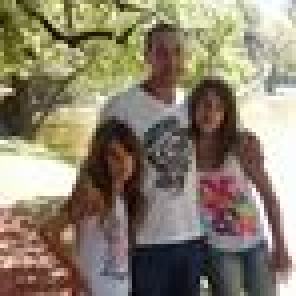
#> input picture scripts/13061976_1047124868659787_5735979009465037803_n.jpg, 74 x 74 px (shown 4 times larger); its folder holds only this picture in this run; the run also reads 1 picture not shown here
$ python feat_ext.py
#> lines starting #> are read from the running program, lines starting #| are printed output that depends on the picture
# -*- coding: utf-8 -*-
"""
Created on Thu Jun 27 10:53:24 2019

@author: lione
"""

import cv2
import numpy as np
from matplotlib import pyplot as plt
import os
import pandas as pd
###histograma 1d - total - sup - inf - cent
###histograma 3d - total - sup - inf - cent
###edges - total - sup - inf - cent


###genero df por tipo de feature - a su interior pueden seguir segmentandose x total/sup/inf/cent

###bins
###imagen total
bins1dt=256
bins3dt=[8,8,8]
binsedt=250

###imagen segmentos
bins1ds=80
bins3ds=[6,6,6]
binseds=250


df_h1dt=list()
df_h1ds=list()
df_h1di=list()
df_h1dc=list()

df_h3dt=list()
df_h3ds=list()
df_h3di=list()
df_h3dc=list()

df_edgest=list()
df_edgess=list()
df_edgesi=list()
df_edgesc=list()

target=list()

###genero vectores para ciu_ita
files=os.listdir()

for i in files:
    try:
        img= cv2.imread(i, -1)
#> img is the input picture: shape (74, 74, 3); mean B, G, R 109.8, 128.8, 139
        sup = img[0:10, 0:74]
        inf = img[64:74, 0:74]
        cent = img[22:58, 22:58]
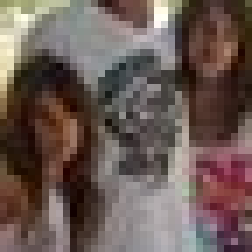
#> cent: shape (36, 36, 3) (shown 7 times larger); mean B, G, R 84.2, 89.9, 106.6


###genero vectores para imagen total

        feat_vec_h1d=list()
        feat_vec_h3d=list()
        feat_vec_edges=list()

    ###vector de histograma 1d
        color = ('b','g','r')
        hist_can=list()
        for channel,col in enumerate(color):
            histr = cv2.calcHist([img],[channel],None,[bins1dt],[0,256])
            hist_can.append(histr)
#> after the loop, hist_can = 3 items


        for i in hist_can:
            for x in i:
                feat_vec_h1d.append(int(x))
#> this loop made 3 passes
#> after the loop, feat_vec_h1d = 768 values, max 154 at index 767, min 0 at index 257, mean 21.39

    ###vector de histograma 3d

        hist=cv2.calcHist([img], [0, 1, 2], None,	bins3dt, [0, 256, 0, 256, 0, 256])

        hist=hist.flatten()
#> hist = 512 values, max 493 at index 511, min 0 at index 3, mean 10.7
        feat_vec_h3d.extend(list(hist))

    ###vector de edges

        edges = cv2.Laplacian(img,2, 3)
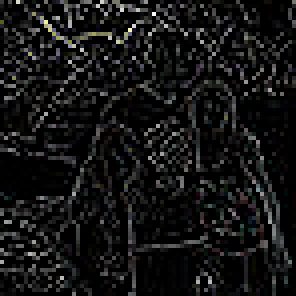
#> edges: shape (74, 74, 3) uint16 (shown 4 times larger); mean B, G, R 25.7, 25.8, 25.8; drawn with min black and max white
        feat_vec_edges.extend(list(cv2.calcHist([edges],[0],None,[binsedt],[0,256]).flatten()))

        df_h1dt.append(feat_vec_h1d)
        df_h3dt.append(feat_vec_h3d)
        df_edgest.append(feat_vec_edges)

###genero vectores para superior

        feat_vec_h1d=list()
        feat_vec_h3d=list()
        feat_vec_edges=list()

    ###vector de histograma 1d
        color = ('b','g','r')
        hist_can=list()
        for channel,col in enumerate(color):
            histr = cv2.calcHist([sup],[channel],None,[bins1ds],[0,256])
            hist_can.append(histr)


        for i in hist_can:
            for x in i:
                feat_vec_h1d.append(int(x))
#> after the loop, feat_vec_h1d = 240 values, max 31 at index 0, min 0 at index 72, mean 9.25

    ###vector de histograma 3d

        hist=cv2.calcHist([sup], [0, 1, 2], None,	bins3ds, [0, 256, 0, 256, 0, 256])

        hist=hist.flatten()
#> hist = 216 values, max 112 at index 136, min 0 at index 2, mean 3.43
        feat_vec_h3d.extend(list(hist))

    ###vector de edges

        edges = cv2.Laplacian(sup,2, 3)
        feat_vec_edges.extend(list(cv2.calcHist([edges],[0],None,[binseds],[0,256]).flatten()))

        df_h1ds.append(feat_vec_h1d)
        df_h3ds.append(feat_vec_h3d)
        df_edgess.append(feat_vec_edges)

###genero vectores para inferior

        feat_vec_h1d=list()
        feat_vec_h3d=list()
        feat_vec_edges=list()

    ###vector de histograma 1d
        color = ('b','g','r')
        hist_can=list()
        for channel,col in enumerate(color):
            histr = cv2.calcHist([inf],[channel],None,[bins1ds],[0,256])
            hist_can.append(histr)


        for i in hist_can:
            for x in i:
                feat_vec_h1d.append(int(x))
#> after the loop, feat_vec_h1d = 240 values, max 46 at index 11, min 0 at index 2, mean 9.25

    ###vector de histograma 3d

        hist=cv2.calcHist([inf], [0, 1, 2], None,	bins3ds, [0, 256, 0, 256, 0, 256])

        hist=hist.flatten()
#> hist = 216 values, max 179 at index 0, min 0 at index 3, mean 3.43
        feat_vec_h3d.extend(list(hist))

    ###vector de edges

        edges = cv2.Laplacian(inf,2, 3)
        feat_vec_edges.extend(list(cv2.calcHist([edges],[0],None,[binseds],[0,256]).flatten()))

        df_h1di.append(feat_vec_h1d)
        df_h3di.append(feat_vec_h3d)
        df_edgesi.append(feat_vec_edges)

###genero vectores para centro

        feat_vec_h1d=list()
        feat_vec_h3d=list()
        feat_vec_edges=list()

    ###vector de histograma 1d
        color = ('b','g','r')
        hist_can=list()
        for channel,col in enumerate(color):
            histr = cv2.calcHist([cent],[channel],None,[bins1ds],[0,256])
            hist_can.append(histr)


        for i in hist_can:
            for x in i:
                feat_vec_h1d.append(int(x))
#> after the loop, feat_vec_h1d = 240 values, max 46 at index 15, min 0 at index 63, mean 16.2

    ###vector de histograma 3d

        hist=cv2.calcHist([cent], [0, 1, 2], None,	bins3ds, [0, 256, 0, 256, 0, 256])

        hist=hist.flatten()
#> hist = 216 values, max 224 at index 129, min 0 at index 3, mean 6
        feat_vec_h3d.extend(list(hist))

    ###vector de edges

        edges = cv2.Laplacian(cent,2, 3)
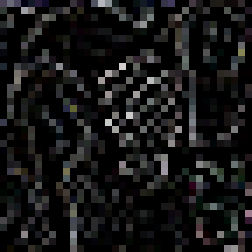
#> edges: shape (36, 36, 3) uint16 (shown 7 times larger); mean B, G, R 22.7, 22.6, 22.7
        feat_vec_edges.extend(list(cv2.calcHist([edges],[0],None,[binseds],[0,256]).flatten()))


        df_h1dc.append(feat_vec_h1d)
        df_h3dc.append(feat_vec_h3d)
        df_edgesc.append(feat_vec_edges)

        target.append(1)

    except:
        pass
files=os.listdir()

for i in files:
    try:
        img= cv2.imread(i, -1)
        sup = img[0:10, 0:74]
        inf = img[64:74, 0:74]
        cent = img[22:58, 22:58]


###genero vectores para imagen total

        feat_vec_h1d=list()
        feat_vec_h3d=list()
        feat_vec_edges=list()

    ###vector de histograma 1d
        color = ('b','g','r')
        hist_can=list()
        for channel,col in enumerate(color):
            histr = cv2.calcHist([img],[channel],None,[bins1dt],[0,256])
            hist_can.append(histr)


        for i in hist_can:
            for x in i:
                feat_vec_h1d.append(int(x))
#> after the loop, feat_vec_h1d = 768 values, max 154 at index 767, min 0 at index 257, mean 21.39

    ###vector de histograma 3d

        hist=cv2.calcHist([img], [0, 1, 2], None,	bins3dt, [0, 256, 0, 256, 0, 256])

        hist=hist.flatten()
#> hist = 512 values, max 493 at index 511, min 0 at index 3, mean 10.7
        feat_vec_h3d.extend(list(hist))

    ###vector de edges

        edges = cv2.Laplacian(img,2, 3)
        feat_vec_edges.extend(list(cv2.calcHist([edges],[0],None,[binsedt],[0,256]).flatten()))

        df_h1dt.append(feat_vec_h1d)
        df_h3dt.append(feat_vec_h3d)
        df_edgest.append(feat_vec_edges)

###genero vectores para superior

        feat_vec_h1d=list()
        feat_vec_h3d=list()
        feat_vec_edges=list()

    ###vector de histograma 1d
        color = ('b','g','r')
        hist_can=list()
        for channel,col in enumerate(color):
            histr = cv2.calcHist([sup],[channel],None,[bins1ds],[0,256])
            hist_can.append(histr)


        for i in hist_can:
            for x in i:
                feat_vec_h1d.append(int(x))
#> after the loop, feat_vec_h1d = 240 values, max 31 at index 0, min 0 at index 72, mean 9.25

    ###vector de histograma 3d

        hist=cv2.calcHist([sup], [0, 1, 2], None,	bins3ds, [0, 256, 0, 256, 0, 256])

        hist=hist.flatten()
#> hist = 216 values, max 112 at index 136, min 0 at index 2, mean 3.43
        feat_vec_h3d.extend(list(hist))

    ###vector de edges

        edges = cv2.Laplacian(sup,2, 3)
        feat_vec_edges.extend(list(cv2.calcHist([edges],[0],None,[binseds],[0,256]).flatten()))

        df_h1ds.append(feat_vec_h1d)
        df_h3ds.append(feat_vec_h3d)
        df_edgess.append(feat_vec_edges)

###genero vectores para inferior

        feat_vec_h1d=list()
        feat_vec_h3d=list()
        feat_vec_edges=list()

    ###vector de histograma 1d
        color = ('b','g','r')
        hist_can=list()
        for channel,col in enumerate(color):
            histr = cv2.calcHist([inf],[channel],None,[bins1ds],[0,256])
            hist_can.append(histr)


        for i in hist_can:
            for x in i:
                feat_vec_h1d.append(int(x))
#> after the loop, feat_vec_h1d = 240 values, max 46 at index 11, min 0 at index 2, mean 9.25

    ###vector de histograma 3d

        hist=cv2.calcHist([inf], [0, 1, 2], None,	bins3ds, [0, 256, 0, 256, 0, 256])

        hist=hist.flatten()
#> hist = 216 values, max 179 at index 0, min 0 at index 3, mean 3.43
        feat_vec_h3d.extend(list(hist))

    ###vector de edges

        edges = cv2.Laplacian(inf,2, 3)
        feat_vec_edges.extend(list(cv2.calcHist([edges],[0],None,[binseds],[0,256]).flatten()))

        df_h1di.append(feat_vec_h1d)
        df_h3di.append(feat_vec_h3d)
        df_edgesi.append(feat_vec_edges)

###genero vectores para centro

        feat_vec_h1d=list()
        feat_vec_h3d=list()
        feat_vec_edges=list()

    ###vector de histograma 1d
        color = ('b','g','r')
        hist_can=list()
        for channel,col in enumerate(color):
            histr = cv2.calcHist([cent],[channel],None,[bins1ds],[0,256])
            hist_can.append(histr)


        for i in hist_can:
            for x in i:
                feat_vec_h1d.append(int(x))
#> after the loop, feat_vec_h1d = 240 values, max 46 at index 15, min 0 at index 63, mean 16.2

    ###vector de histograma 3d

        hist=cv2.calcHist([cent], [0, 1, 2], None,	bins3ds, [0, 256, 0, 256, 0, 256])

        hist=hist.flatten()
#> hist = 216 values, max 224 at index 129, min 0 at index 3, mean 6
        feat_vec_h3d.extend(list(hist))

    ###vector de edges

        edges = cv2.Laplacian(cent,2, 3)
        feat_vec_edges.extend(list(cv2.calcHist([edges],[0],None,[binseds],[0,256]).flatten()))


        df_h1dc.append(feat_vec_h1d)
        df_h3dc.append(feat_vec_h3d)
        df_edgesc.append(feat_vec_edges)

        target.append(0)

    except:
        break

###armo data set´s

df_h1dt=pd.DataFrame(df_h1dt)
#> df_h1dt = table of 2 rows and 768 columns
df_h1ds=pd.DataFrame(df_h1ds)
#> df_h1ds = table of 2 rows and 240 columns
df_h1di=pd.DataFrame(df_h1di)
#> df_h1di = table of 2 rows and 240 columns
df_h1dc=pd.DataFrame(df_h1dc)
#> df_h1dc = table of 2 rows and 240 columns

df_h3dt=pd.DataFrame(df_h3dt)
#> df_h3dt = table of 2 rows and 512 columns
df_h3ds=pd.DataFrame(df_h3ds)
#> df_h3ds = table of 2 rows and 216 columns
df_h3di=pd.DataFrame(df_h3di)
#> df_h3di = table of 2 rows and 216 columns
df_h3dc=pd.DataFrame(df_h3dc)
#> df_h3dc = table of 2 rows and 216 columns

df_edgest=pd.DataFrame(df_edgest)
#> df_edgest = table of 2 rows and 250 columns
df_edgess=pd.DataFrame(df_edgess)
#> df_edgess = table of 2 rows and 250 columns
df_edgesi=pd.DataFrame(df_edgesi)
#> df_edgesi = table of 2 rows and 250 columns
df_edgesc=pd.DataFrame(df_edgesc)
#> df_edgesc = table of 2 rows and 250 columns

target=pd.DataFrame(target)
